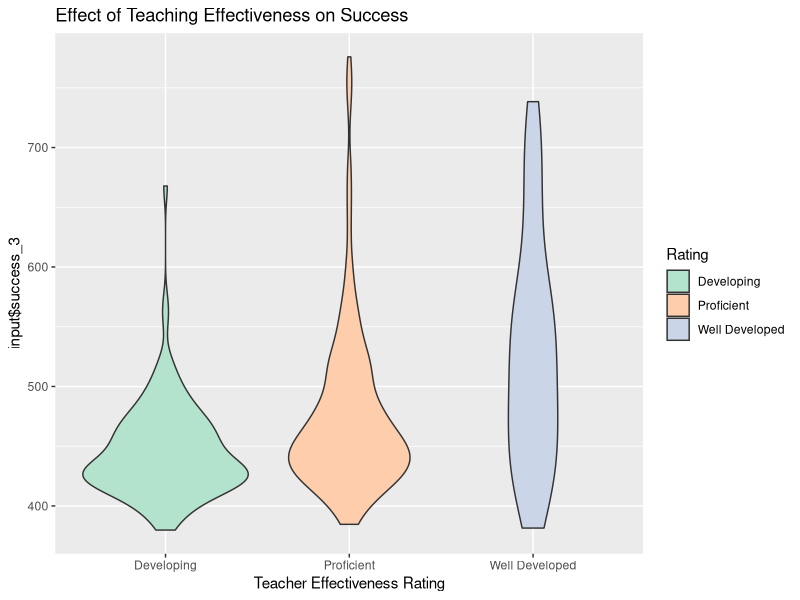

This chart was generated by the following R code:
library(ggplot2)
library(dplyr)
library(tidyr)

df <- read.csv("NYC_Education_Quality.csv")

# Success Factors

grouped <- group_by(df[df$PERCENT.RECEIVES.PUBLIC.ASSISTANCE != 0,], PERCENT.RECEIVES.PUBLIC.ASSISTANCE, School.District)
pa_sum <- summarize(grouped, SAT_Math = mean(SAT_Math), SAT_Read = mean(SAT_Read), Coll_Rate = mean(Coll_Rate))

ggplot(data = df, aes(x=Teach_Eff, y=SAT_Math, fill=Teach_Eff)) + geom_violin() + labs(title = "Effect of Teaching Effectiveness on Success", x="Teacher Effectiveness Rating", y="input$success_3") + scale_fill_brewer(name="Rating", palette="Pastel2")

# Public Assistance

med_assistance <- median(unique(df$PERCENT.RECEIVES.PUBLIC.ASSISTANCE)[order(unique(df$PERCENT.RECEIVES.PUBLIC.ASSISTANCE))])
#med_assistance <- 0.25

income_level <- function(dbn){
  assistance <- df$PERCENT.RECEIVES.PUBLIC.ASSISTANCE[df$DBN == dbn]
  if (assistance < med_assistance & assistance > 0) {
    return("High")
  } else if (assistance > med_assistance) {
    return("Low")
  } else {
    return(0)
  }
}

df["Income_Level"] <- mapply(income_level, df$DBN)

#ggplot(data=df, aes(x=Borough, y=PERCENT.RECEIVES.PUBLIC.ASSISTANCE, fill=Borough)) + geom_violin() + labs(title = "Distribution of Public Assistance Received by Borough", y="Assistance Received")


#low_vs_high_coll <- ggplot(data = df) + geom_bar(aes(x= Borough, y = Coll_Rate, fill = Income_Level), stat ="identity", position = position_dodge())
#low_vs_high_satm <- ggplot(data = df) + geom_bar(aes(x= Borough, y = SAT_Math, fill = Income_Level), stat ="identity", position = position_dodge())
#low_vs_high_satr <- ggplot(data = df) + geom_bar(aes(x= Borough, y = SAT_Read, fill = Income_Level), stat ="identity", position = position_dodge())

# nyc_exp_cr <- ggplot(data = df, aes(x = Exp_Teach, y = Coll_Rate)) + geom_point()
# bronx_exp_cr <- ggplot(data = df[df$Borough == "Bronx",], aes(x = Exp_Teach, y = Coll_Rate)) + geom_point()

# Specialized Schools

s_schools <- c("10X445", "14K449", "13K430", "03M485", "05M692", "10X696", "28Q687", "31R605", "02M475")

specialized_schools <- function(dbn){
  return(is.element(dbn, s_schools))
}

df["Specialized"] <- mapply(specialized_schools, df$DBN)

#ggplot(data = df[df$Borough == "Bronx",], aes(x = PERCENT.RECEIVES.PUBLIC.ASSISTANCE, y = SAT_Math)) + geom_point()

grouped <- group_by(df, Specialized)
df_Summary_s <- summarize(grouped, Mean_Teach_Eff=mean(Teach_Eff_Num, na.rm=TRUE), Mean_Support=mean(Support_Env, na.rm=TRUE), Mean_CR = mean(Coll_Rate, na.rm=TRUE), Mean_TE =mean(Exp_Teach, na.rm=TRUE))
dfm_s <- pivot_longer(df_Summary_s, -Specialized, names_to="Metric", values_to="value")
#ggplot(data = dfm_s, aes(x= variable, y = value)) + geom_bar(aes(fill=Specialized), stat ="identity", position = position_dodge()) + labs(title = "Average Quality Rankings of Regular vs Specialized Schools", y="") + scale_fill_hue(name="School Type", labels = c("Regular", "Specialized")) + scale_x_discrete(labels=c("Receives Assistance", "College Enrollment", "Supportive Enviroment", "Teacher Experience", "Teach Effectiveness"))
